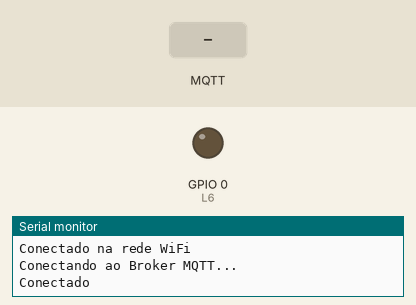
Recording of a sketch running on a simulated ESP8266 (NodeMCU). Parts: output pins drawn as LEDs (lit = HIGH), the last lines printed to the serial monitor. The inputs (shaded band) are chosen by the test bench. WiFi joins after 1.5 s; servers stay silent unless stated; no MQTT or app messages arrive unless stated.

Above: at 2.7 s.
2.8 s: MQTT message "0" arrives on the first subscribed topic
At 3.4 s:
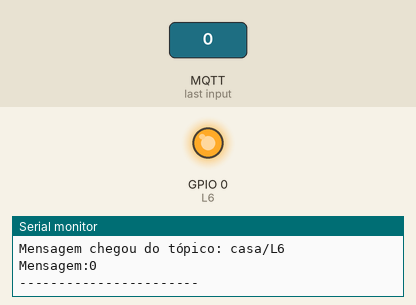
4.3 s: MQTT message "1" arrives on the first subscribed topic
At 5.7 s:
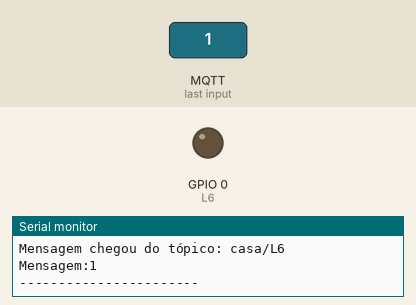
Timing chart, 0 to 7.3 s (numbered marks = the images above; inputs shaded):
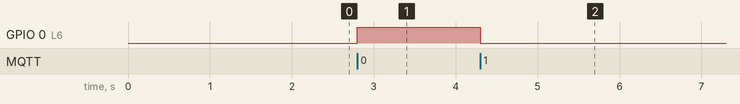

The sketch:

sketch_MQTT_TESTE.ino
```cpp
#include <ESP8266WiFi.h>
#include <PubSubClient.h>

#define DEBUG

#define L6 0   //pino de saida para acionamento da Lampada L6

//informações da rede WIFI
const char* ssid = "NET_2GA0DC53";                 //SSID da rede WIFI
const char* password =  "23A0DC53";    //senha da rede wifi

//informações do broker MQTT - Verifique as informações geradas pelo CloudMQTT
const char* mqttServer = "m12.cloudmqtt.com";   //server
const char* mqttUser = "icdqkoii";              //user
const char* mqttPassword = "SjHUB5TiZaOI";      //password
const int mqttPort = 12525;                     //port
const char* mqttTopicSub ="casa/L6";            //tópico que sera assinado


WiFiClient espClient6;
PubSubClient client(espClient6);

void setup() {

  Serial.begin(115200);
  pinMode(L6, OUTPUT);

  WiFi.begin(ssid, password);

  while (WiFi.status() != WL_CONNECTED) {
    delay(500);
    #ifdef DEBUG
    Serial.println("Conectando ao WiFi..");
    #endif
  }
  #ifdef DEBUG
  Serial.println("Conectado na rede WiFi");
  #endif

  client.setServer(mqttServer, mqttPort);
  client.setCallback(callback);

  while (!client.connected()) {
    #ifdef DEBUG
    Serial.println("Conectando ao Broker MQTT...");
    #endif

    if (client.connect("ESP8266Client6", mqttUser, mqttPassword )) {
      #ifdef DEBUG
      Serial.println("Conectado");
      #endif

    } else {
      #ifdef DEBUG
      Serial.print("falha estado  ");
      Serial.print(client.state());
      #endif
      delay(2000);

    }
  }

  //subscreve no tópico
  client.subscribe(mqttTopicSub);

}

void callback(char* topic, byte* payload, unsigned int length) {

  //armazena msg recebida em uma sring
  payload[length] = '\0';
  String strMSG = String((char*)payload);

  #ifdef DEBUG
  Serial.print("Mensagem chegou do tópico: ");
  Serial.println(topic);
  Serial.print("Mensagem:");
  Serial.print(strMSG);
  Serial.println();
  Serial.println("-----------------------");
  #endif

  //aciona saída conforme msg recebida
  if (strMSG == "1"){         //se msg "1"
     digitalWrite(L6, LOW);  //coloca saída em LOW para ligar a Lampada - > o módulo RELE usado tem acionamento invertido. Se necessário ajuste para o seu modulo
  }else if (strMSG == "0"){   //se msg "0"
     digitalWrite(L6, HIGH);   //coloca saída em HIGH para desligar a Lampada - > o módulo RELE usado tem acionamento invertido. Se necessário ajuste para o seu modulo
  }

}

//função pra reconectar ao servido MQTT
void reconect() {
  //Enquanto estiver desconectado
  while (!client.connected()) {
    #ifdef DEBUG
    Serial.print("Tentando conectar ao servidor MQTT");
    #endif

    bool conectado = strlen(mqttUser) > 0 ?
                     client.connect("ESP8266Client6", mqttUser, mqttPassword) :
                     client.connect("ESP8266Client6");

    if(conectado) {
      #ifdef DEBUG
      Serial.println("Conectado!");
      #endif
      //subscreve no tópico
      client.subscribe(mqttTopicSub, 1); //nivel de qualidade: QoS 1
    } else {
      #ifdef DEBUG
      Serial.println("Falha durante a conexão.Code: ");
      Serial.println( String(client.state()).c_str());
      Serial.println("Tentando novamente em 10 s");
      #endif
      //Aguarda 10 segundos
      delay(10000);
    }
  }
}

void loop() {
  if (!client.connected()) {
    reconect();
  }
  client.loop();
}
```

Measured:
- after the input at 2.8 s, GPIO 0 (L6): LOW → HIGH at once
- after the input at 4.3 s, GPIO 0 (L6): HIGH → LOW at once
